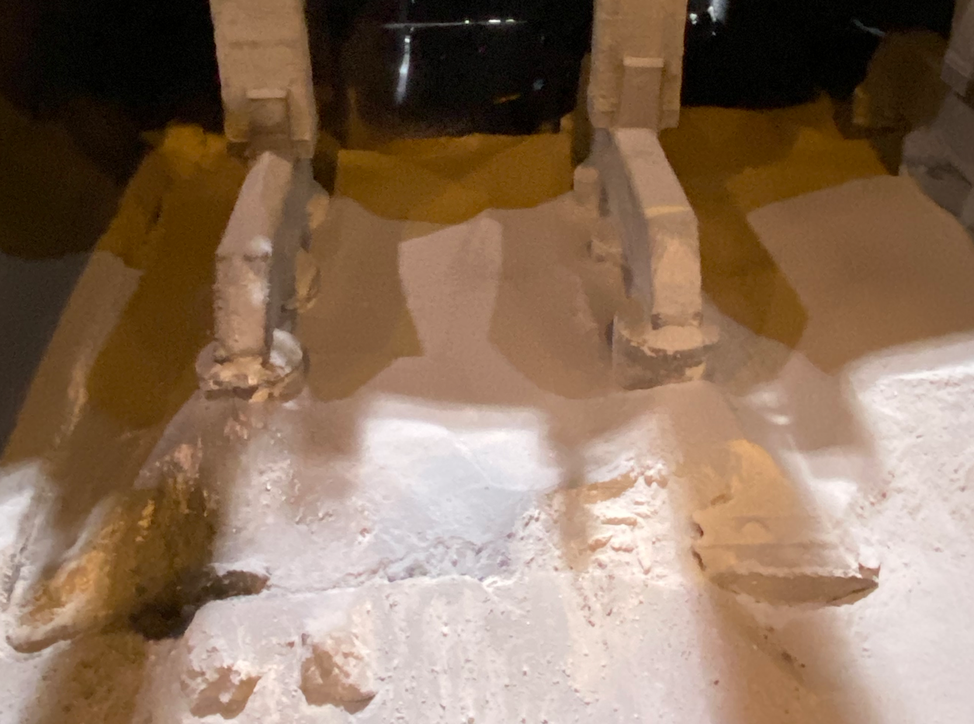
#> input picture Resources/CoveredAnodes/A1.png, 974 x 724 px, shrunk from 1667 x 1240 before the run, found by its file name
$ python Histogram.py
#> lines starting #> are read from the running program, lines starting #| are printed output that depends on the picture
import cv2
import numpy as np
import matplotlib.pyplot as plt
#path = 'resources/redspots/iPhone/rediPhone1.png'
path = 'resources/CoveredAnodes/A1.png'
img = cv2.imread(path)
#> img is the input picture: shape (724, 974, 3); mean B, G, R 92, 113.1, 138.7
cv2.imshow('Original', img)

colour = ('b','g','r')          # create a tuple of colours
for i,col in enumerate(colour):
    histr = cv2.calcHist([img],[i],None,[256],[0,256])
    plt.plot(histr,color = col)
    plt.xlim([0,256])
#plt.title('Image with airburn')
plt.grid(True, linestyle='--')
plt.show()
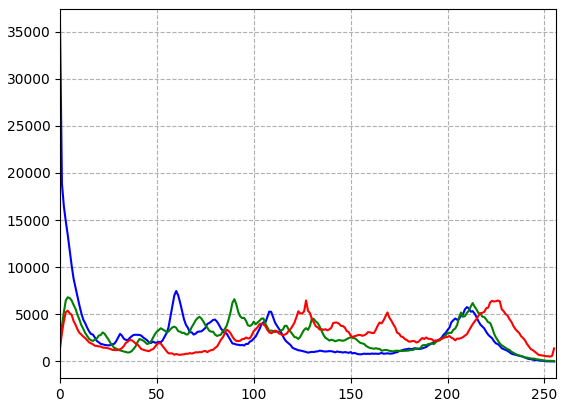
#> figure drawn by matplotlib, 1 panel; curve peaks at x = 0, y = 35658; curve peaks at x = 4, y = 6806; curve peaks at x = 127, y = 6472


cv2.waitKey(0)

$ run again, with Resources/RedSpots/iPhone/rediPhone1.png copied over Resources/CoveredAnodes/A1.png
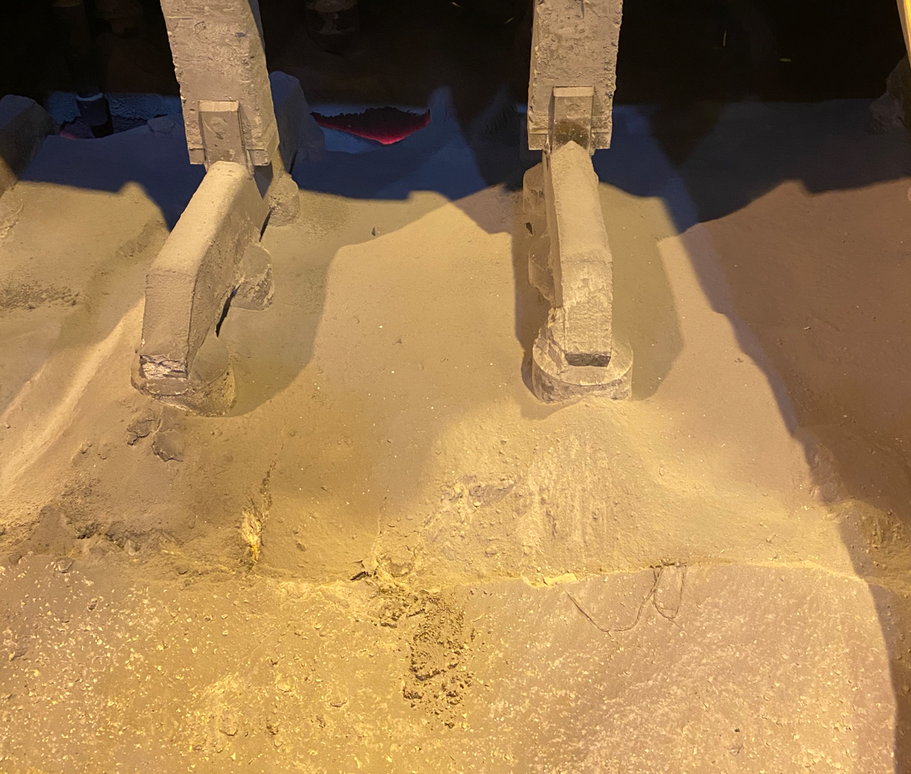
#> input picture Resources/RedSpots/iPhone/rediPhone1.png, 911 x 774 px, shrunk from 1087 x 924 before the run, found by its file name
#> img is the input picture: shape (774, 911, 3); mean B, G, R 82.2, 125.9, 159.6
#> `plt.show()`:
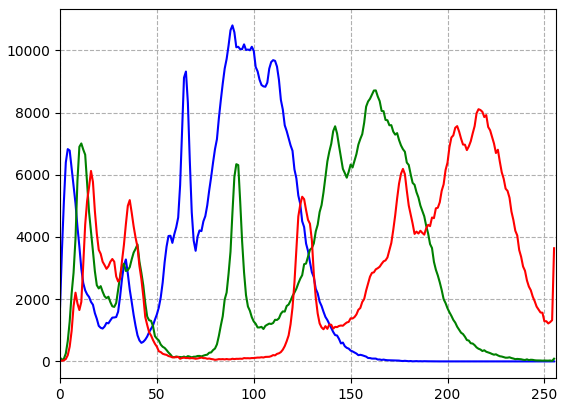
#> figure drawn by matplotlib, 1 panel; curve peaks at x = 89, y = 10801; curve peaks at x = 163, y = 8711; curve peaks at x = 216, y = 8107
